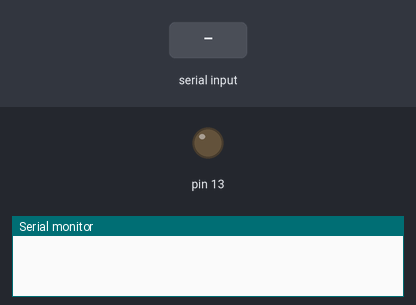
This sketch was run on a simulated Arduino Uno, built with avr-gcc and run on an emulated ATmega328P. On the bench: output pins drawn as LEDs (lit = HIGH), the last lines printed to the serial monitor. The test bench sets the inputs (shaded band).

Above: at 1.2 s.
1.3 s: "1" received over Serial
At 2.4 s:
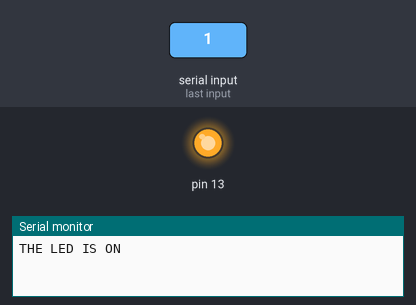
2.8 s: "0" received over Serial
At 3.5 s:
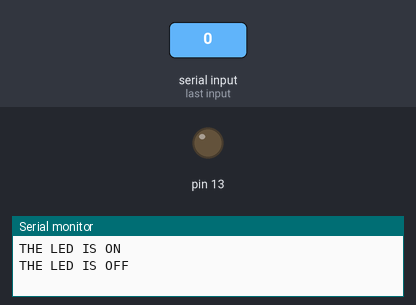
Timing chart, 0 to 5.8 s (numbered marks = the images above; inputs shaded):
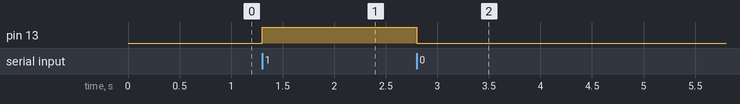

Measured:
- after the input at 1.3 s, pin 13: LOW → HIGH at once
- after the input at 2.8 s, pin 13: HIGH → LOW at once

The sketch:

Serial_ON_OFF.ino
```cpp
void setup() {
  // put your setup code here, to run once:
  pinMode(13,OUTPUT);
  digitalWrite(13,LOW);

  Serial.begin(9600);
}

void loop() {
  // put your main code here, to run repeatedly:
  if(Serial.available() > 0)
  {
    char letter = Serial.read();
    if (letter == '1')
    {
      digitalWrite(13,HIGH);
      Serial.print("THE LED IS ON\n");
    }
    else if (letter == '0')
    {
      digitalWrite(13,LOW);
      Serial.print("THE LED IS OFF\n");
    }
  }

}
```
